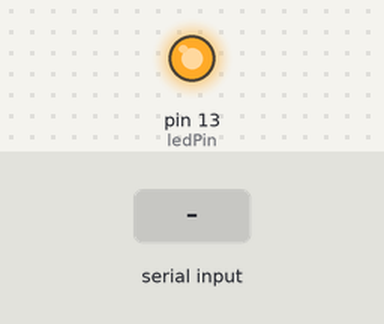
Recording of a sketch running on a simulated Arduino Uno, built with avr-gcc and run on an emulated ATmega328P. On the bench: output pins drawn as LEDs (lit = HIGH). Dashed ring = blinking. The test bench sets the inputs (shaded band).

Above: at 1.2 s.
1.3 s: "90,45\n" received over Serial
At 2.2 s:
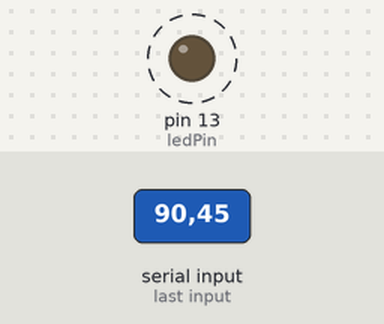
Timing chart, 0 to 10.3 s (numbered marks = the images above; inputs shaded):
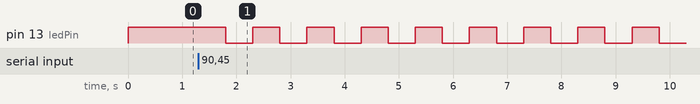

The sketch:

_21__.ino
```cpp
int BlinkTimes=0;
int ledPin=13;
void setup() {
  // put your setup code here, to run once:
pinMode(13,OUTPUT);
Serial.begin(9600);
}

void loop() {
  // put your main code here, to run repeatedly:
    //如果串口有可用的数据
   if (Serial.available() > 0) {
    //读取一个整数
    BlinkTimes = Serial.parseInt();//串口读取整数

    //控制LED的闪烁
    for(int i=0;i<BlinkTimes;i++)
    {
      digitalWrite(ledPin, HIGH);
      delay(500);
      digitalWrite(ledPin, LOW);
      delay(500);
    }
  }
  digitalWrite(ledPin, HIGH);
}
```

Measured:
- after the input at 1.3 s, pin 13 (ledPin): alternates HIGH for 0.50 s and LOW for 0.50 s, starting after 0.50 s
